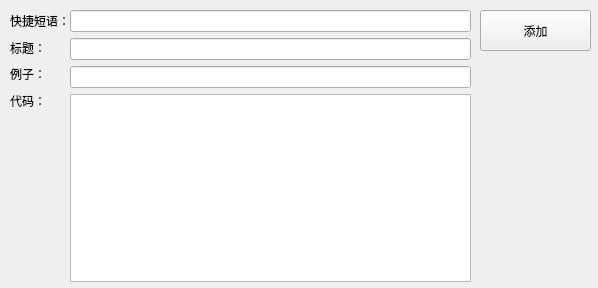
<?xml version="1.0" encoding="UTF-8"?>
<ui version="4.0">
 <class>AddForm</class>
 <widget class="QWidget" name="AddForm">
  <property name="geometry">
   <rect>
    <x>0</x>
    <y>0</y>
    <width>598</width>
    <height>288</height>
   </rect>
  </property>
  <property name="windowTitle">
   <string>添加</string>
  </property>
  <widget class="QPushButton" name="pushButton">
   <property name="geometry">
    <rect>
     <x>480</x>
     <y>10</y>
     <width>111</width>
     <height>41</height>
    </rect>
   </property>
   <property name="text">
    <string>添加</string>
   </property>
  </widget>
  <widget class="QWidget" name="layoutWidget">
   <property name="geometry">
    <rect>
     <x>70</x>
     <y>10</y>
     <width>401</width>
     <height>272</height>
    </rect>
   </property>
   <layout class="QVBoxLayout" name="verticalLayout_2">
    <item>
     <widget class="QLineEdit" name="lineEdit_keyword"/>
    </item>
    <item>
     <widget class="QLineEdit" name="lineEdit_title"/>
    </item>
    <item>
     <widget class="QLineEdit" name="lineEdit_example"/>
    </item>
    <item>
     <widget class="QTextEdit" name="textEdit_Note"/>
    </item>
   </layout>
  </widget>
  <widget class="QWidget" name="layoutWidget">
   <property name="geometry">
    <rect>
     <x>10</x>
     <y>10</y>
     <width>62</width>
     <height>101</height>
    </rect>
   </property>
   <layout class="QVBoxLayout" name="verticalLayout">
    <item>
     <widget class="QLabel" name="label">
      <property name="text">
       <string>快捷短语：</string>
      </property>
     </widget>
    </item>
    <item>
     <widget class="QLabel" name="label_2">
      <property name="text">
       <string>标题：</string>
      </property>
     </widget>
    </item>
    <item>
     <widget class="QLabel" name="label_4">
      <property name="text">
       <string>例子：</string>
      </property>
     </widget>
    </item>
    <item>
     <widget class="QLabel" name="label_3">
      <property name="text">
       <string>代码：</string>
      </property>
     </widget>
    </item>
   </layout>
  </widget>
 </widget>
 <resources/>
 <connections/>
</ui>
